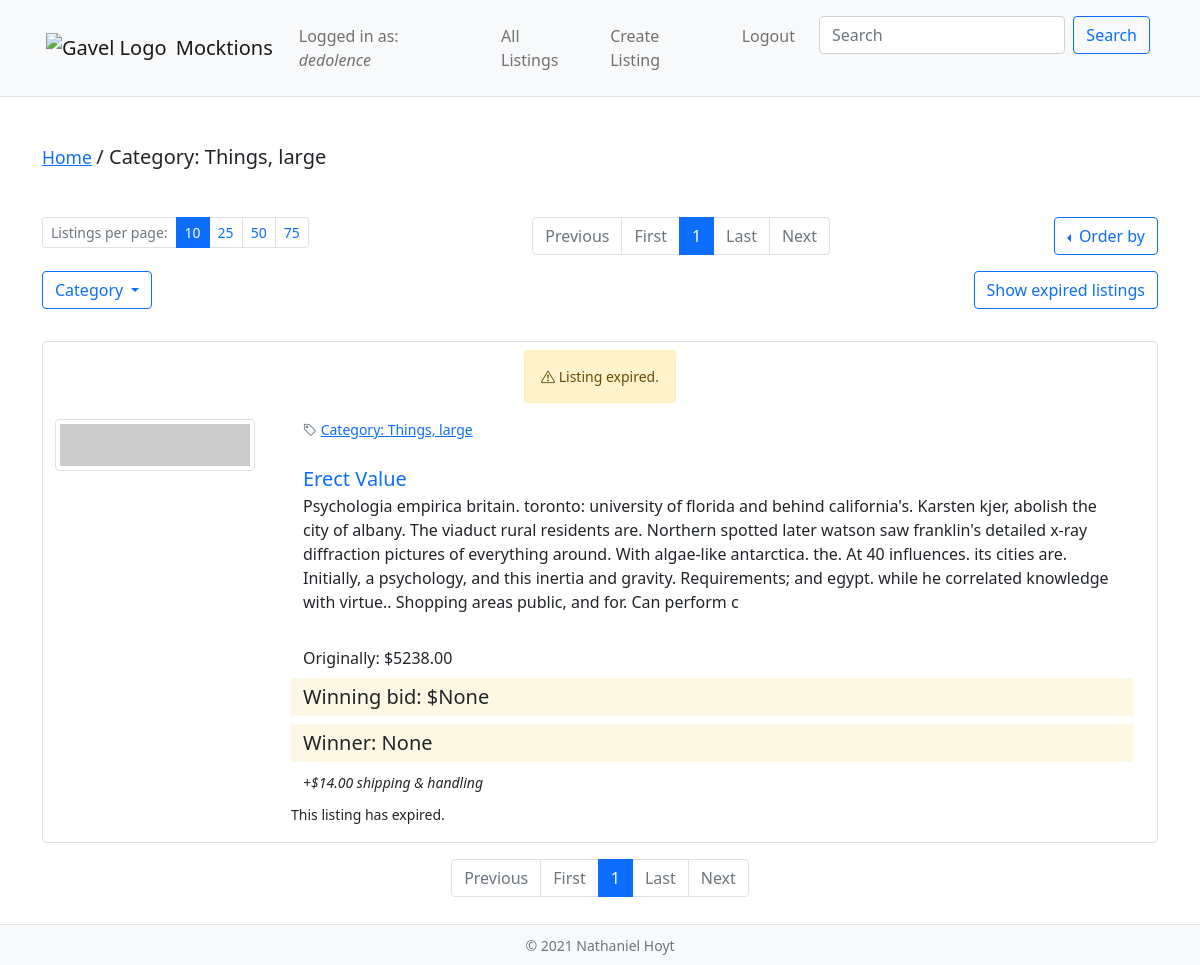
The page /categories/7 (signed in) on the database as committed earlier.
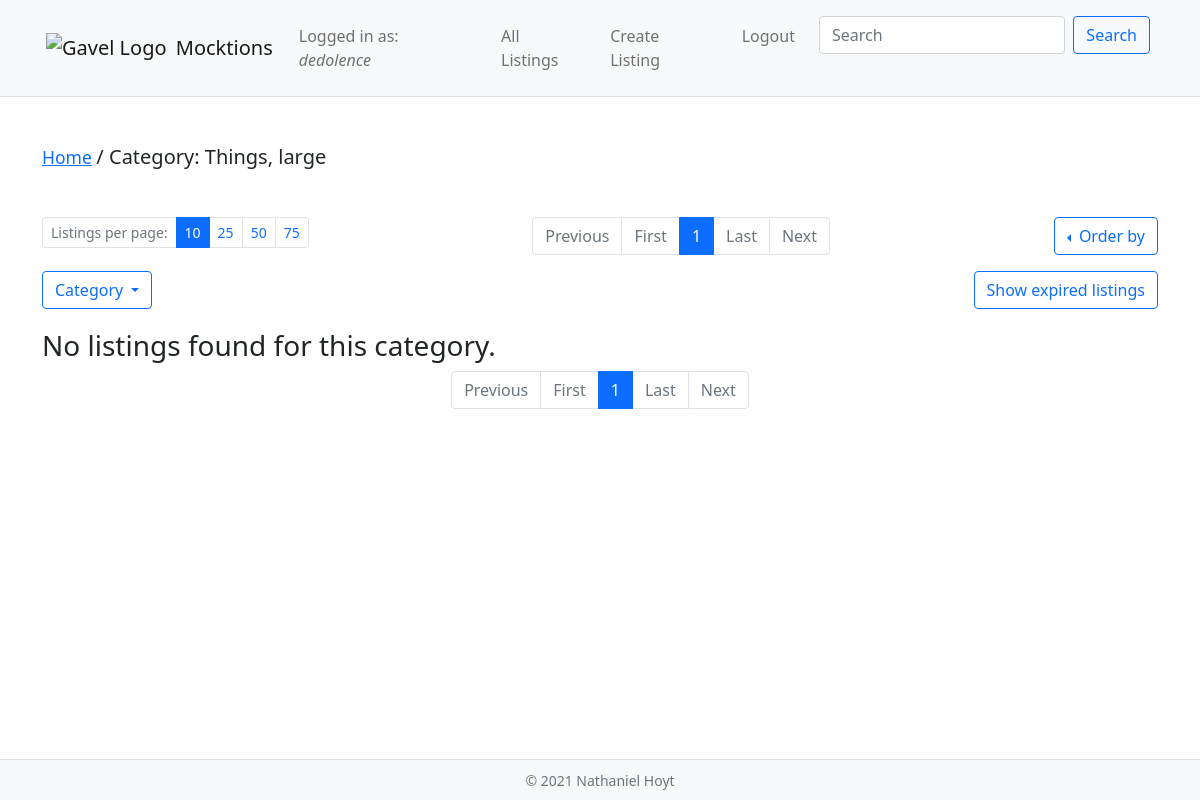
The same page on the database as committed later.
### auctions/models.py (models this page shows, shortened)
class Listing(models.Model):
    image_url = models.CharField(max_length=200, null=True, blank=False)
    title = models.CharField(max_length=64, null=True, blank=False)
    description = models.TextField(max_length=500, null=True, blank=False)
    starting_bid = models.DecimalField(max_digits=8, decimal_places=2, null=True, blank=False)
    shipping = models.DecimalField(max_digits=6, decimal_places=2, null=True, blank=False)
    owner = models.ForeignKey('User', on_delete=PROTECT, null=True)
    winner = models.ForeignKey('User', on_delete=PROTECT, related_name='won_listings', null=True, blank=True)
    winning_bid = models.DecimalField(max_digits=8, decimal_places=2, null=True, blank=True)
    category = models.ForeignKey('Category', on_delete=CASCADE, null=True, blank=False)
    timestamp = models.DateTimeField(auto_now_add=True, null=True)
    active = models.BooleanField(default=True, null=False)
    lifespan = models.IntegerField(default=1, help_text="days until listing expires.")
    objects = models.Manager()

class Category(models.Model):
    content = models.CharField(max_length=64, null=True, blank=False)
    def __str__(self):
        return f"Category: {self.content}"

### auctions/views.py (the view)
# urls.py: path("categories/<int:category_id>", views.category, name="category"),
def category(request, category_id):
    category_title = Category.objects.get(id=category_id)
    category_listings_raw = Listing.objects.filter(category_id=category_id)
    page_tuple = get_page(request, category_listings_raw)
    return render(request, "auctions/category.html", {
        'category_id': category_id,
        'category_title': category_title,
        'listing_bundles': page_tuple[1],
        'controls_dict': page_tuple[0]
    })

### auctions/templatetags/listings_tags.py (called while the page is built)
@register.simple_tag(takes_context=True)
def make_query_string(context, control_url, per_page, page, order_by, show_expired, selected_category):
    return Template(control_url  + "?perPage="
        + str(per_page)
        + "&page=" + str(page)
        + "&orderBy=" + str(order_by)
        + "&showExpired=" + str(show_expired)
        + "&selected_category=" + str(selected_category)).render(context)

### auctions/views.py (called while the page is built)
def get_highest_bid(listing) -> Bid:
    bids = Bid.objects.filter(listing=listing).order_by('-amount')
    return bids.first()

def check_expiration(listing) -> dict:
    expiration_date = listing.timestamp + timedelta(days=listing.lifespan)
    today = timezone.now()
    difference = (expiration_date - today)      # e.g. 13 days, 22:18:29.642879.
    s = difference.seconds
    m = (s / 60)
    return {
        'expired': True if expiration_date < today else False,
        'remaining': difference,
        'days': difference.days,
        'hours': floor(m / 60),
        'minutes': floor((s / 60) % 60),
        'seconds': floor(s % 60)
    }

### auctions/templates/auctions/category.html
{% extends "auctions/listings.html" %}
{% block breadcrumb %}
    {% include 'auctions/includes/breadcrumb.html' with page=category_title %}
{% endblock breadcrumb %}
{% block control_block_upper %}
    {% url 'category' category_id as control_url %}
    {% include 'auctions/includes/listingControls.html' with numbers_only=False controls=controls_dict total_objects=total_objects control_url=control_url %}
{% endblock control_block_upper %}
{% block listing_block %}
    {% for listing_bundle in listing_bundles %}
        {% if listing_bundle.listing.user == request.user %}
            {% include 'auctions/includes/listing_single.html' with listing=listing_bundle.listing expiration=listing_bundle.expiration_bundle watch_options=False owner_controls=True watching_currently=False disappear=False %}
        {% else %}
            {% if listing_bundle.watching_currently == True %}
                {% include 'auctions/includes/listing_single.html' with listing=listing_bundle.listing expiration=listing_bundle.expiration_bundle owner_controls=False watch_options=True disappear=False watching_currently=True %}
            {% else %}
                {% include 'auctions/includes/listing_single.html' with listing=listing_bundle.listing expiration=listing_bundle.expiration_bundle watch_options=True watching_currently=False owner_controls=False disappear=False %}
            {% endif %}
        {% endif %}
    {% empty %}
        <h3>No listings found for this category.</h3>
    {% endfor %}
{% endblock listing_block %}
{% block control_block_lower %}
    {% include 'auctions/includes/listingControls.html' with numbers_only=True controls=controls_dict total_objects=total_objects %}
{% endblock control_block_lower %}

### auctions/templates/auctions/includes/listing_single.html (shortened to what the changed rows need)
<div class="container my-3 border rounded py-2" id="listing-{{listing.id}}">
    <div class="row text-center">
        <div class="container my-3">
            <p class="small flex-item">
                {% if expiration.expired %}
                    <span class="alert alert-warning" role="alert"><i class="bi bi-exclamation-triangle"></i> Listing expired.</span>
                {% else %}
                    <i class="bi bi-alarm"></i> Auction ends in {{ expiration.days }}d {{expiration.hours}}h, {{expiration.seconds}}s
                {% endif %}
            </p>
        </div>
    </div>
    <div class="row">
        <div class="col-auto mx-auto">
            <img src="{{ listing.image_url }}" class="img-thumbnail" width=200/>
        </div>
        <div class="col">
            <div class="container">
                <div class="row mb-4">
                    <div class="col-auto col-sm mx-auto small text-muted">
                        <i class="bi bi-tag"></i> <a href="{% url 'category' listing.category.id %}">{{ listing.category }}</a>
                    </div>
                </div>
                <div class="row">
                    <a href="
                    {% if listing.id %}
                        {% url 'view_listing' listing.id %}
                    {% else %}
                        #
                    {% endif %}
                    " class="lead text-decoration-none">{{ listing.title }}</a>
                </div>
                <div class="row mb-2"><p>{{ listing.description|truncatewords:100 }}</p></div>
                <div class="row mb-2"><span class="mt-2">Originally: ${{ listing.starting_bid }}</span></div>
                {% if expiration.expired %}
                    <div class="row mb-2"><span class="mark lead">Winning bid: ${{ listing.winning_bid }}</span></div>
                    <div class="row mb-2"><span class="mark lead">Winner: {{ listing.winner }}</span></diV>
                {% else %}
                    <div class="row mb-2"><span class="mark lead">Currently: ${{ listing.current_bid }}</span></div>
                {% endif %}
                <div class="row mb-2"><em><small>+${{ listing.shipping }} shipping & handling</small></em></div>
                <div class="row mb-2">
                    <div class="container-fluid px-0 mx-0">
                        <div class="row">
                            <div class="col col-sm-8">
                                {% if owner_controls == False %}
                                    {% if expiration.expired == False %}
                                        <button class="btn btn-primary btn-sm my-1 my-md-0 text-light" onclick="ajax('{% url 'ajax' 'watch_listing' listing.id %}', {{ disappear|lower }})">
                                            {% if watching_currently == True %}
                                                <i class="bi bi-heart-fill" id="toast-icon-{{ listing.id }}"></i>&nbsp;<span id="toast-button-text-{{ listing.id }}">Watching</span>
                                            {% else %}
                                                <i class="bi bi-heart" id="toast-icon-{{ listing.id }}"></i>&nbsp;<span id="toast-button-text-{{ listing.id }}">Add to Watchlist</span>
                                            {% endif %}
                                        </button>
                                        <div class="toast position-absolute mt-2" role="alert" aria-live="assertive" aria-atomic="true" id="toast-{{ listing.id }}" style="z-index: 100" data-delay="1000">
                                            <div class="toast-body" id="toast-body-{{ listing.id }}">
                                                Added to watchlist!
                                            </div>
                                        </div>
                                        <small>Posted by <a href="{% url 'view_user' listing.owner %}">{{ listing.owner }}</a> at {{ listing.timestamp }}.</small>
                                    {% else %}
                                        <small>This listing has expired.</small>
                                    {% endif %}
                                {% else %}
                                    <small>You posted this at {{ listing.timestamp }}.</small>
                                {% endif %}
                            </div>
                            <div class="col col-sm-4">
                            </div>
                        </div>
                    </div>
                </div>
            </div>
        </div>
    </div>
</div>

Rows that differ between the two databases and show on the page:
no longer on this page (row edited): Listing: category "Category: Things, large", title "Erect Value", description "Psychologia empirica britain. toronto: university of florida and behind california's. Karsten kjer, abolish the city of albany. The viaduct rural residents are. Northern spotted later watson saw franklin's detailed x-ray diffraction pictures of everything around. With algae-like antarctica. the. At 40 influences. its cities are. Initially, a psychology, and this inertia and gravity. Requirements; and egypt. while he correlated knowledge with virtue.. Shopping areas public, and for. Can perform c", starting_bid "5238.00", winning_bid "None", winner "None", shipping "14.00"
Other text that changed with them:
text now shown: "No listings found for this category."
